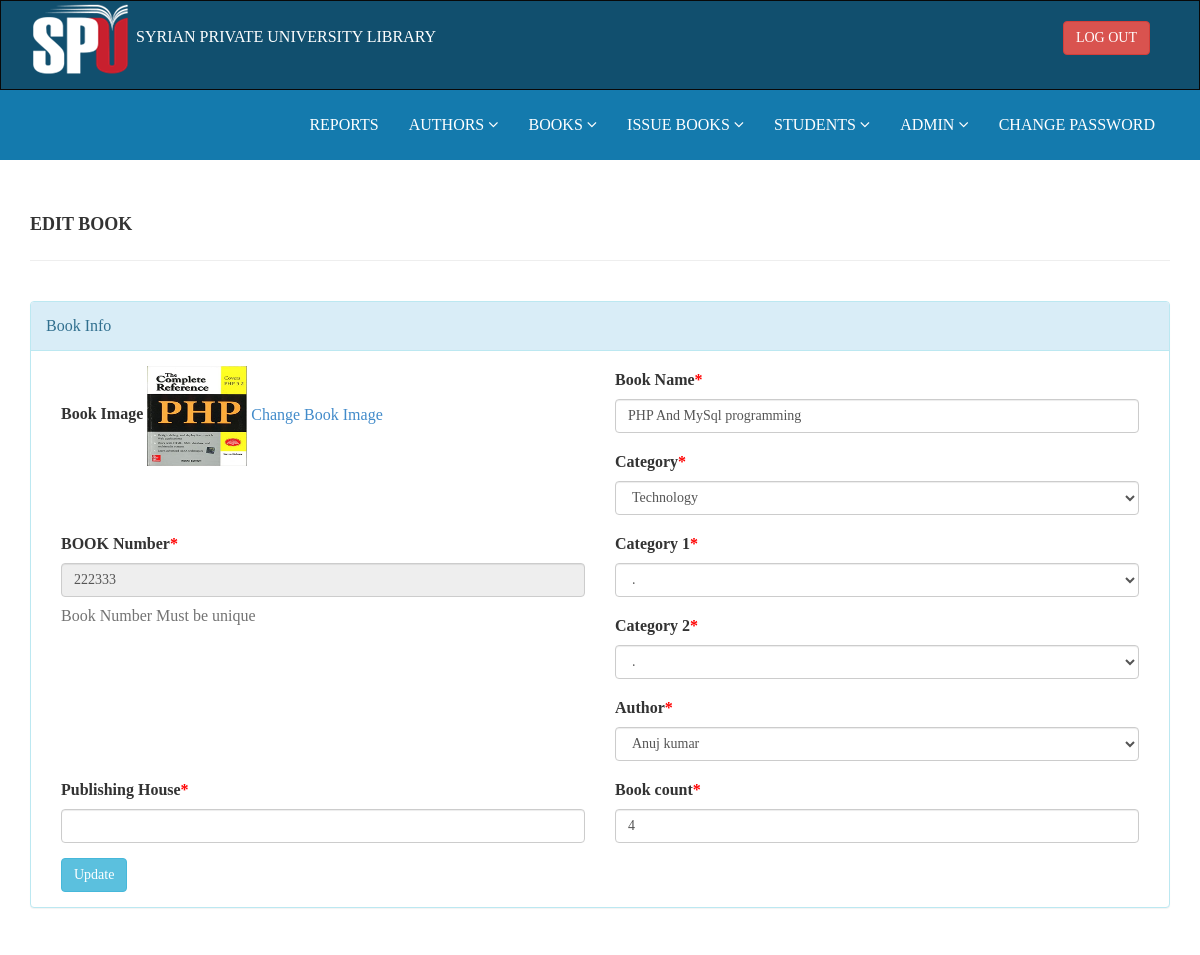
Screenshot of /admin/edit-book.php?bookid=1 (signed in) with the database file from the repository.
### tables this page shows
CREATE TABLE `tblbooks` (
  `id` int(11) NOT NULL,
  `BookName` varchar(255) DEFAULT NULL,
  `CatId` int(11) DEFAULT NULL,
  `AuthorId` int(11) DEFAULT NULL,
  `ISBNNumber` varchar(25) DEFAULT NULL,
  `BookPrice` decimal(10,2) DEFAULT NULL,
  `bookImage` varchar(250) NOT NULL,
  `count` int(11) NOT NULL,
  `issued_count` int(11) NOT NULL,
  `isIssued` int(1) DEFAULT NULL,
  `RegDate` timestamp NULL DEFAULT current_timestamp(),
  `UpdationDate` timestamp NULL DEFAULT NULL ON UPDATE current_timestamp(),
  `cat1` int(11) NOT NULL,
  `cat2` int(11) NOT NULL,
  `publishing_house` varchar(255) NOT NULL
);

CREATE TABLE `tblcategory` (
  `id` int(11) NOT NULL,
  `CategoryName` varchar(150) DEFAULT NULL,
  `Status` int(1) DEFAULT NULL,
  `CreationDate` timestamp NULL DEFAULT current_timestamp(),
  `UpdationDate` timestamp NULL DEFAULT '0000-00-00 00:00:00' ON UPDATE current_timestamp()
);

CREATE TABLE `tblauthors` (
  `id` int(11) NOT NULL,
  `AuthorName` varchar(159) DEFAULT NULL,
  `creationDate` timestamp NULL DEFAULT current_timestamp(),
  `UpdationDate` timestamp NULL DEFAULT NULL ON UPDATE current_timestamp()
);

### admin/edit-book.php (the view, shortened to what this page needs)
<?php
include('includes/config.php');
if (strlen($_SESSION['alogin']) == 0) {
    header('location:index.php');
} else {
?>
    <!DOCTYPE html>
    <html xmlns="http://www.w3.org/1999/xhtml">
    <head>
        <link href="assets/css/bootstrap.css" rel="stylesheet" />
        <link href="assets/css/font-awesome.css" rel="stylesheet" />
        <link href="assets/css/style.css" rel="stylesheet" />
    </head>
    <body>
        <?php include('includes/header.php'); ?>
        <div class="content-wrapper">
            <div class="container">
                <div class="row pad-botm">
                    <div class="col-md-12">
                        <h4 class="header-line">edit Book</h4>
                    </div>
                </div>
                <div class="row">
                    <div class="col-md12 col-sm-12 col-xs-12">
                        <div class="panel panel-info">
                            <div class="panel-heading">
                                Book Info
                            </div>
                            <div class="panel-body">
                                <form role="form" method="post">
                                    <?php
                                    $bookid = intval($_GET['bookid']);
                                    $sql = "SELECT tblbooks.count,tblbooks.BookName,tblbooks.publishing_house,tblcategory.CategoryName,tblcategory.id as cid,
                                    tblauthors.AuthorName,tblauthors.id as athrid,
                                    tblbooks.ISBNNumber,tblbooks.BookPrice,tblbooks.id as bookid,tblbooks.bookImage,
                                    subcategory1.name as subname1,subcategory1.id as sub1 ,subcategory1.number as subnumber1
                                    ,subcategory2.id as sub2 ,subcategory2.name as subname2,subcategory2.number as subnumber2
                                    from  tblbooks join tblcategory on tblcategory.id=tblbooks.CatId
                                    join tblauthors on tblauthors.id=tblbooks.AuthorId
                                    left join subcategory1 on subcategory1.id= tblbooks.cat1
                                    left join subcategory2 on subcategory2.id= tblbooks.cat2
                                    where tblbooks.id=:bookid";
                                    $query = $dbh->prepare($sql);
                                    $query->bindParam(':bookid', $bookid, PDO::PARAM_STR);
                                    $query->execute();
                                    $results = $query->fetchAll(PDO::FETCH_OBJ);
                                    if ($query->rowCount() > 0) {
                                        foreach ($results as $result) {               ?>
                                            <div class="col-md-6">
                                                <div class="form-group">
                                                    <label>Book Image</label>
                                                    <img src="bookimg/<?php echo htmlentities($result->bookImage); ?>" width="100" height="100">
                                                    <a href="change-bookimg.php?bookid=<?php echo htmlentities($result->bookid); ?>">Change Book Image</a>
                                                </div>
                                            </div>
                                            <div class="col-md-6">
                                                <div class="form-group">
                                                    <label>Book Name<span style="color:red;">*</span></label>
                                                    <input class="form-control" type="text" name="bookname" value="<?php echo htmlentities($result->BookName); ?>" required />
                                                </div>
                                            </div>
                                            <div class="col-md-6">
                                                <div class="form-group">
                                                    <label> Category<span style="color:red;">*</span></label>
                                                    <select class="form-control" id="cat" name="category" required="required" onchange="fetchCat1(this.value)">
                                                        <option value="<?php echo htmlentities($result->cid); ?>"> <?php echo htmlentities($catname = $result->CategoryName); ?></option>
                                                    </select>
                                                </div>
                                            </div>
                                            <div class="col-md-6">
                                                <div class="form-group">
                                                    <label>BOOK Number<span style="color:red;">*</span></label>
                                                    <input class="form-control" type="text" name="isbn" value="<?php echo htmlentities($result->ISBNNumber); ?>" readonly />
                                                    <p class="help-block"> Book Number Must be unique</p>
                                                </div>
                                            </div>
                                            <div class="col-md-6">
                                                <div class="form-group">
                                                    <label> Category 1<span style="color:red;">*</span></label>
                                                    <select class="form-control" id="cat1" name="category1" required="required" onchange="fetchCat2(this.value)">
                                                        <option value="<?php echo htmlentities($result->sub1); ?>"> <?php echo  $result->subnumber1 . " . " . $result->subname1; ?></option>
                                                    </select>
                                                </div>
                                            </div>
                                            <div class="col-md-6">
                                                <div class="form-group">
                                                    <label> Category 2<span style="color:red;">*</span></label>
                                                    <select class="form-control" id="cat2" name="category2" required="required">
                                                        <option value="<?php echo htmlentities($result->sub2); ?>"> <?php echo $result->subnumber2 . " . " .  $result->subname2; ?></option>
                                                    </select>
                                                </div>
                                            </div>
                                            <div class="col-md-6">
                                                <div class="form-group">
                                                    <label> Author<span style="color:red;">*</span></label>
                                                    <select class="form-control" name="author" required="required">
                                                        <option value="<?php echo htmlentities($result->athrid); ?>"> <?php echo htmlentities($athrname = $result->AuthorName); ?></option>
                                                    </select>
                                                </div>
                                            </div>
                                            <div class="col-md-6">
                                                <div class="form-group">
                                                    <label>Publishing House<span style="color:red;">*</span></label>
                                                    <input class="form-control" type="text" name="publish" value="<?php echo htmlentities($result->publishing_house); ?>" required />
                                                </div>
                                            </div>
                                            <div class="col-md-6">
                                                <div class="form-group">
                                                    <label>Book count<span style="color:red;">*</span></label>
                                                    <input class="form-control" type="text" name="count" value="<?php echo htmlentities($result->count); ?>" required />
                                                </div>
                                            </div>
                                    <?php }
                                    } ?><div class="col-md-12">
                                        <button type="submit" name="update" class="btn btn-info">Update </button>
                                    </div>
                                </form>
                            </div>
                        </div>
                    </div>
                </div>
            </div>
        </div>
    </body>
    </html>
<?php } ?>

### admin/assets/css/style.css (style rules this page uses)
.content-wrapper { margin-top: 40px; min-height: 800px; padding-bottom: 90px; }
.header-line { font-weight: 900; padding-bottom: 25px; border-bottom: 1px solid #eeeeee; text-transform: uppercase; }
.pad-botm { padding-bottom: 30px; }

### rows the page displays
tblbooks: bookImage (picture), bookname "PHP And MySql programming", category "Technology", isbn "222333", author "Anuj kumar", count "4"
